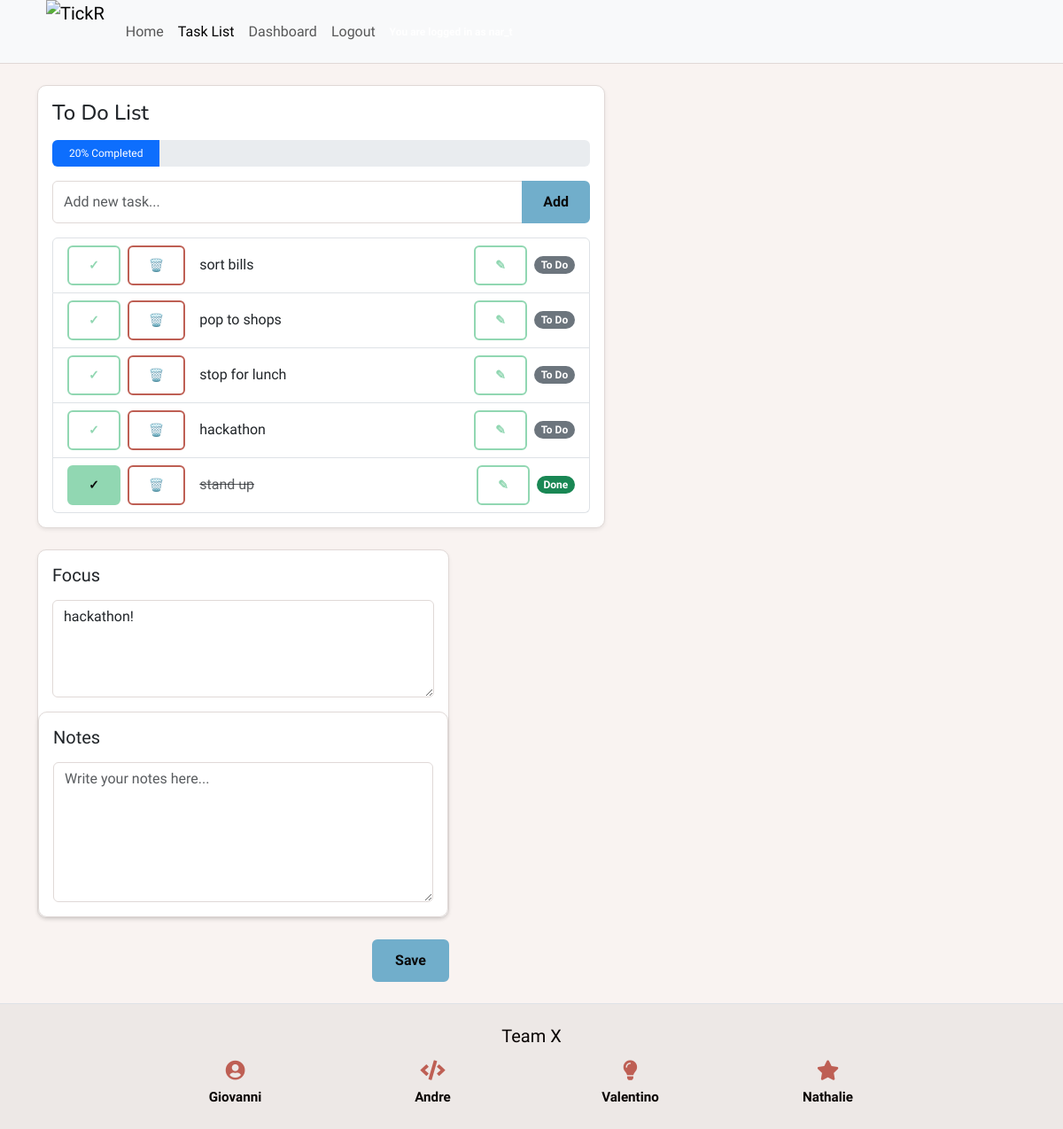
The page /todolist/ (signed in) on the database its author committed.
### doit_app/models.py (models this page shows, shortened)
class Task(models.Model):
	user = models.ForeignKey(
		settings.AUTH_USER_MODEL,
		on_delete=models.CASCADE,
		related_name="tasks",
		null=True,
		blank=True,
	)
	title = models.CharField(max_length=255)
	is_completed = models.BooleanField(default=False)
	due_date = models.DateField(blank=True, null=True)
	created_at = models.DateTimeField(auto_now_add=True)
	updated_at = models.DateTimeField(auto_now=True)
	class Meta:
		ordering = ["is_completed", "-created_at"]

class FocusItem(models.Model):
	user = models.ForeignKey(
		settings.AUTH_USER_MODEL,
		on_delete=models.CASCADE,
		related_name="focus_items",
		null=True,
		blank=True,
	)
	title = models.TextField()
	updated_at = models.DateTimeField(auto_now=True)

### doit_app/views.py (the view, shortened to what this page needs)
# urls.py: path('todolist/', doit_views.todolist, name='todolist'),
@login_required
def todolist(request):
    edit_task_id = None
    raw_edit_task_id = request.GET.get("edit")
    tasks = Task.objects.filter(user=request.user)
    focus_items = FocusItem.objects.filter(user=request.user)
    notes = Note.objects.filter(user=request.user)
    project_folders = ProjectFolder.objects.filter(user=request.user)
    total_tasks = tasks.count()
    completed_tasks = tasks.filter(is_completed=True).count()
    progress_percent = round((completed_tasks / total_tasks) * 100) if total_tasks else 0
    context = {
        "tasks": tasks,
        "focus_items": focus_items,
        "notes": notes,
        "project_folders": project_folders,
        "today": timezone.localdate().strftime("%Y-%m-%d"),
        "edit_task_id": edit_task_id,
        "total_tasks": total_tasks,
        "completed_tasks": completed_tasks,
        "progress_percent": progress_percent,
    }
    return render(request, "todolist.html", context)

### templates/todolist.html (shortened to what this page needs)
{% extends "base.html" %}
{% load static %}
{% block content %}
    <div class="container py-4">
        <div class="row">
            <div class="col-lg-7 mb-4">
                <div class="card shadow-sm h-100 tickr-panel">
                    <div class="card-body">
                        <h4 class="mb-3">To Do List</h4>
                        <div class="progress mb-3" style="height: 30px;">
                            <div id="todoProgressBar"
                                 class="progress-bar {% if progress_percent == 100 and total_tasks > 0 %}bg-success{% else %}bg-primary{% endif %}"
                                 role="progressbar"
                                 style="width: {{ progress_percent }}%"
                                 aria-valuenow="{{ progress_percent }}"
                                 aria-valuemin="0"
                                 aria-valuemax="100"
                                 data-progress="{{ progress_percent }}"
                                 data-total="{{ total_tasks }}">{{ progress_percent }}% Completed</div>
                        </div>
                        <form method="POST" class="mb-3">
                            <div class="input-group">
                                <input type="text"
                                       name="new_task"
                                       class="form-control tickr-input"
                                       placeholder="Add new task..."
                                       required>
                                <button class="btn tickr-btn-accent" type="submit" name="add_task">Add</button>
                            </div>
                        </form>
                        <ul class="list-group">
                            {% for task in tasks %}
                                <li class="list-group-item d-flex align-items-center justify-content-between">
                                    <div class="d-flex align-items-center gap-2">
                                        <form method="POST" class="d-inline">
                                            <button type="submit"
                                                    name="toggle_task"
                                                    value="{{ task.id }}"
                                                    class="btn btn-sm {% if task.is_completed %}tickr-btn-secondary{% else %}tickr-btn-outline-secondary{% endif %}">
                                                ✓
                                            </button>
                                        </form>
                                        <form method="POST" class="d-inline">
                                            <button type="submit"
                                                    name="delete_task"
                                                    value="{{ task.id }}"
                                                    class="btn btn-sm tickr-btn-outline-primary"
                                                    aria-label="Delete task"
                                                    title="Delete">🗑️</button>
                                        </form>
                                    </div>
                                    <div class="flex-grow-1 ms-3">
                                        {% if edit_task_id == task.id %}
                                            <form method="POST" class="d-flex align-items-center gap-2">
                                                {% csrf_token %}
                                                <input type="text"
                                                       name="edited_task_title"
                                                       class="form-control form-control-sm tickr-input"
                                                       value="{{ task.title }}"
                                                       required>
                                                <button type="submit"
                                                        name="update_task"
                                                        value="{{ task.id }}"
                                                        class="btn btn-sm tickr-btn-accent"
                                                        aria-label="Save task"
                                                        title="Save">Save</button>
                                                <a href="{% url 'todolist' %}"
                                                   class="btn btn-sm tickr-btn-outline-secondary"
                                                   aria-label="Cancel edit"
                                                   title="Cancel">Cancel</a>
                                            </form>
                                        {% else %}
                                            <span class="{% if task.is_completed %}text-decoration-line-through text-muted{% endif %}">{{ task.title }}</span>
                                        {% endif %}
                                    </div>
                                    <div class="d-flex align-items-center gap-2 ms-3">
                                        {% if edit_task_id != task.id %}
                                            <a href="{% url 'todolist' %}?edit={{ task.id }}"
                                               class="btn btn-sm tickr-btn-outline-secondary"
                                               aria-label="Edit task"
                                               title="Edit">✎</a>
                                        {% endif %}
                                        <span class="badge {% if task.is_completed %}bg-success{% else %}bg-secondary{% endif %} rounded-pill">
                                            {% if task.is_completed %}
                                                Done
                                            {% else %}
                                                To Do
                                            {% endif %}
                                        </span>
                                    </div>
                                </li>
                            {% empty %}
                                <li class="list-group-item text-muted">No tasks yet</li>
                            {% endfor %}
                        </ul>
                    </div>
                </div>
            </div>
        </div>
        <div class="col-lg-5">
            <form method="POST" id="saveAllForm">
                <div class="card shadow-sm mb-4 tickr-panel">
                    <div class="card-body">
                        <h5 class="mb-3">Focus</h5>
                        <textarea name="focus_content"
                                  class="form-control tickr-input"
                                  rows="4"
                                  placeholder="What are you focusing on today?">{% for item in focus_items %}{{ item.title }}{% endfor %}</textarea>
                    </div>
                    <div class="card shadow-sm tickr-panel">
                        <div class="card-body">
                            <h5 class="mb-3">Notes</h5>
                            <textarea name="notes_content"
                                      class="form-control tickr-input"
                                      rows="6"
                                      placeholder="Write your notes here...">{% for note in notes %}{{ note.content }}{% endfor %}</textarea>
                        </div>
                    </div>
                </div>
                <div class="text-end mt-3">
                    <button type="button"
                            id="openSaveListModal"
                            class="btn tickr-btn-accent px-4"
                            data-bs-toggle="modal"
                            data-bs-target="#saveListModal">
                        Save
                    </button>
                </div>
            </form>
        </div>
    </div>
{% endblock %}

### static/css/style.css (style rules this page uses)
:root { --text: #090403; --background: #f9f3f1; --primary: #be5f54; --secondary: #91d7b2; --accent: #71aecb; --brand-logo-height: 72px; }
h1, h2, h3, h4 { font-family: "Nunito", sans-serif; font-style: normal; }
* { margin: 0; padding: 0; box-sizing: border-box; }
body { font-family: "Work Sans", sans-serif; font-style: normal; background-color: var(--background); color: var(--text); }
a { text-decoration: none; color: inherit; }
.btn { padding: 10px 22px; border-radius: 6px; font-weight: 600; cursor: pointer; border: none; font-family: "Work Sans", sans-serif; }
.tickr-panel { background-color: #ffffff; border: 1px solid #e0d9d7; border-radius: 10px; }
.tickr-input { border: 1px solid #e0d9d7; }
.tickr-btn-outline-primary { background-color: transparent; color: var(--primary); border: 2px solid var(--primary); }
.tickr-btn-secondary { background-color: var(--secondary); color: #0a0a0a; border: 2px solid var(--secondary); }
.tickr-btn-outline-secondary { background-color: transparent; color: var(--secondary); border: 2px solid var(--secondary); }
.tickr-btn-accent { background-color: var(--accent); color: #0a0a0a; border: 2px solid var(--accent); }

### rows shown on the page
Task: {{ task.id }} 10 (drawn), title "sort bills", is_completed "To Do"
Task: {{ task.id }} 9 (drawn), title "pop to shops", is_completed "To Do"
Task: {{ task.id }} 8 (drawn), title "stop for lunch", is_completed "To Do"
Task: {{ task.id }} 7 (drawn), title "hackathon", is_completed "To Do"
Task: {{ task.id }} 6 (drawn), title "stand up", is_completed "Done"
FocusItem: focus_content "hackathon!"

### other values the page prints
{{ progress_percent }} "20"
